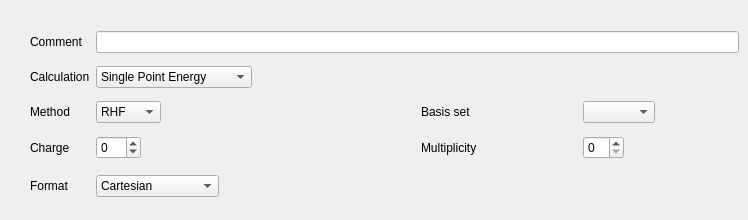
     <widget class="QWidget" name="basicSetupTab">
      <attribute name="title">
       <string>Basic</string>
      </attribute>
      <widget class="QWidget" name="layoutWidget">
       <property name="geometry">
        <rect>
         <x>30</x>
         <y>24</y>
         <width>709</width>
         <height>187</height>
        </rect>
       </property>
       <layout class="QGridLayout" name="gridLayout">
        <item row="0" column="0">
         <widget class="QLabel" name="label">
          <property name="text">
           <string>Comment</string>
          </property>
         </widget>
        </item>
        <item row="0" column="1" colspan="4">
         <widget class="QLineEdit" name="basicCommentLine"/>
        </item>
        <item row="1" column="0">
         <widget class="QLabel" name="label_7">
          <property name="text">
           <string>Calculation</string>
          </property>
         </widget>
        </item>
        <item row="1" column="1">
         <widget class="QComboBox" name="basicCalculationCombo">
          <property name="sizeAdjustPolicy">
           <enum>QComboBox::AdjustToContents</enum>
          </property>
          <item>
           <property name="text">
            <string>Single Point Energy</string>
           </property>
          </item>
          <item>
           <property name="text">
            <string>Geometry Optimization</string>
           </property>
          </item>
          <item>
           <property name="text">
            <string>Frequency</string>
           </property>
          </item>
         </widget>
        </item>
        <item row="1" column="2" colspan="3">
         <spacer name="horizontalSpacer_10">
          <property name="orientation">
           <enum>Qt::Horizontal</enum>
          </property>
          <property name="sizeHint" stdset="0">
           <size>
            <width>268</width>
            <height>20</height>
           </size>
          </property>
         </spacer>
        </item>
        <item row="2" column="0">
         <widget class="QLabel" name="label_2">
          <property name="text">
           <string>Method</string>
          </property>
         </widget>
        </item>
        <item row="2" column="1">
         <layout class="QHBoxLayout" name="horizontalLayout_2">
          <item>
           <widget class="QComboBox" name="basicMethodCombo">
            <property name="sizeAdjustPolicy">
             <enum>QComboBox::AdjustToContents</enum>
            </property>
            <item>
             <property name="text">
              <string>RHF</string>
             </property>
            </item>
            <item>
             <property name="text">
              <string>DFT</string>
             </property>
            </item>
            <item>
             <property name="text">
              <string>MP2</string>
             </property>
            </item>
            <item>
             <property name="text">
              <string>CCSD</string>
             </property>
            </item>
           </widget>
          </item>
          <item>
           <spacer name="horizontalSpacer">
            <property name="orientation">
             <enum>Qt::Horizontal</enum>
            </property>
            <property name="sizeHint" stdset="0">
             <size>
              <width>40</width>
              <height>20</height>
             </size>
            </property>
           </spacer>
          </item>
         </layout>
        </item>
        <item row="2" column="2">
         <spacer name="horizontalSpacer_7">
          <property name="orientation">
           <enum>Qt::Horizontal</enum>
          </property>
          <property name="sizeHint" stdset="0">
           <size>
            <width>40</width>
            <height>20</height>
           </size>
          </property>
         </spacer>
        </item>
        <item row="2" column="3">
         <widget class="QLabel" name="label_5">
          <property name="text">
           <string>Basis set</string>
          </property>
         </widget>
        </item>
        <item row="2" column="4">
         <layout class="QHBoxLayout" name="horizontalLayout_6">
          <item>
           <widget class="QComboBox" name="basicBasisSetCombo">
            <property name="sizeAdjustPolicy">
             <enum>QComboBox::AdjustToContents</enum>
            </property>
           </widget>
          </item>
          <item>
           <spacer name="horizontalSpacer_11">
            <property name="orientation">
             <enum>Qt::Horizontal</enum>
            </property>
            <property name="sizeHint" stdset="0">
             <size>
              <width>40</width>
              <height>20</height>
             </size>
            </property>
           </spacer>
          </item>
         </layout>
        </item>
        <item row="3" column="0">
         <widget class="QLabel" name="label_3">
          <property name="text">
           <string>Charge</string>
          </property>
         </widget>
        </item>
        <item row="3" column="1">
         <layout class="QHBoxLayout" name="horizontalLayout_3">
          <item>
           <widget class="QSpinBox" name="basicChargeSpin">
            <property name="minimum">
             <number>-10</number>
            </property>
            <property name="maximum">
             <number>10</number>
            </property>
           </widget>
          </item>
          <item>
           <spacer name="horizontalSpacer_2">
            <property name="orientation">
             <enum>Qt::Horizontal</enum>
            </property>
            <property name="sizeHint" stdset="0">
             <size>
              <width>40</width>
              <height>20</height>
             </size>
            </property>
           </spacer>
          </item>
         </layout>
        </item>
        <item row="3" column="2">
         <spacer name="horizontalSpacer_8">
          <property name="orientation">
           <enum>Qt::Horizontal</enum>
          </property>
          <property name="sizeHint" stdset="0">
           <size>
            <width>40</width>
            <height>20</height>
           </size>
          </property>
         </spacer>
        </item>
        <item row="3" column="3">
         <widget class="QLabel" name="label_6">
          <property name="text">
           <string>Multiplicity</string>
          </property>
         </widget>
        </item>
        <item row="3" column="4">
         <layout class="QHBoxLayout" name="horizontalLayout_5">
          <item>
           <widget class="QSpinBox" name="basicMultiplicitySpin"/>
          </item>
          <item>
           <spacer name="horizontalSpacer_6">
            <property name="orientation">
             <enum>Qt::Horizontal</enum>
            </property>
            <property name="sizeHint" stdset="0">
             <size>
              <width>40</width>
              <height>20</height>
             </size>
            </property>
           </spacer>
          </item>
         </layout>
        </item>
        <item row="4" column="0">
         <widget class="QLabel" name="label_4">
          <property name="text">
           <string>Format</string>
          </property>
         </widget>
        </item>
        <item row="4" column="1">
         <layout class="QHBoxLayout" name="horizontalLayout_4">
          <item>
           <widget class="QComboBox" name="basicFormatCombo">
            <property name="sizeAdjustPolicy">
             <enum>QComboBox::AdjustToContents</enum>
            </property>
            <item>
             <property name="text">
              <string>Cartesian</string>
             </property>
            </item>
            <item>
             <property name="text">
              <string>Internal</string>
             </property>
            </item>
            <item>
             <property name="text">
              <string>z-Matrix compact</string>
             </property>
            </item>
           </widget>
          </item>
          <item>
           <spacer name="horizontalSpacer_3">
            <property name="orientation">
             <enum>Qt::Horizontal</enum>
            </property>
            <property name="sizeHint" stdset="0">
             <size>
              <width>22</width>
              <height>28</height>
             </size>
            </property>
           </spacer>
          </item>
         </layout>
        </item>
        <item row="4" column="2">
         <spacer name="horizontalSpacer_9">
          <property name="orientation">
           <enum>Qt::Horizontal</enum>
          </property>
          <property name="sizeHint" stdset="0">
           <size>
            <width>40</width>
            <height>20</height>
           </size>
          </property>
         </spacer>
        </item>
        <item row="4" column="3">
         <spacer name="horizontalSpacer_4">
          <property name="orientation">
           <enum>Qt::Horizontal</enum>
          </property>
          <property name="sizeHint" stdset="0">
           <size>
            <width>40</width>
            <height>20</height>
           </size>
          </property>
         </spacer>
        </item>
        <item row="4" column="4">
         <spacer name="horizontalSpacer_12">
          <property name="orientation">
           <enum>Qt::Horizontal</enum>
          </property>
          <property name="sizeHint" stdset="0">
           <size>
            <width>40</width>
            <height>20</height>
           </size>
          </property>
         </spacer>
        </item>
       </layout>
      </widget>
     </widget>
